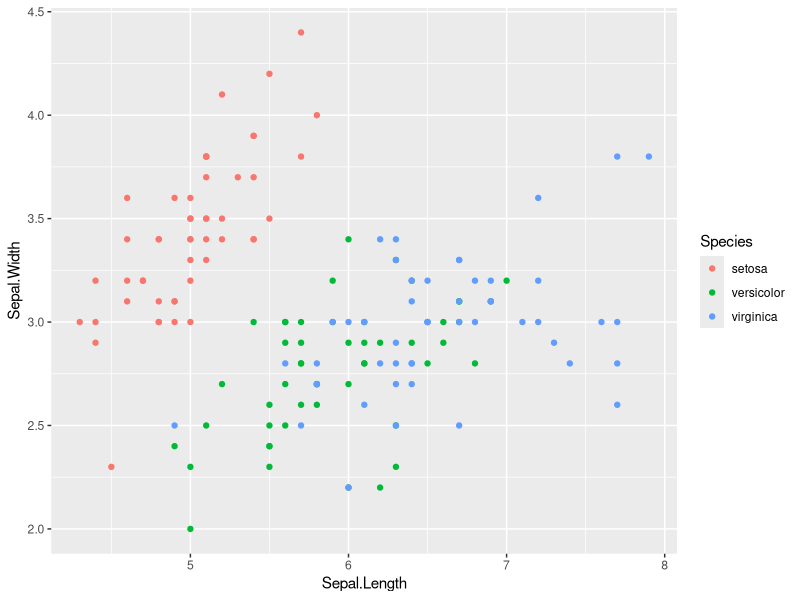
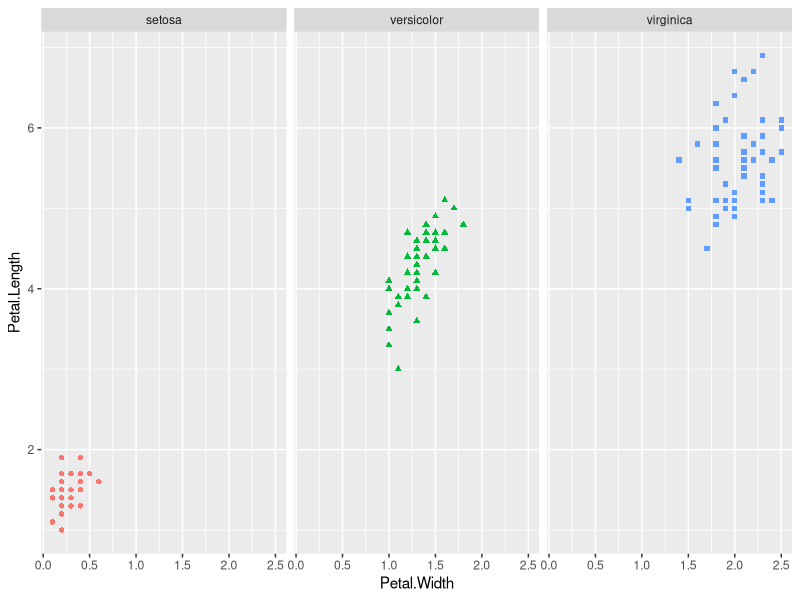
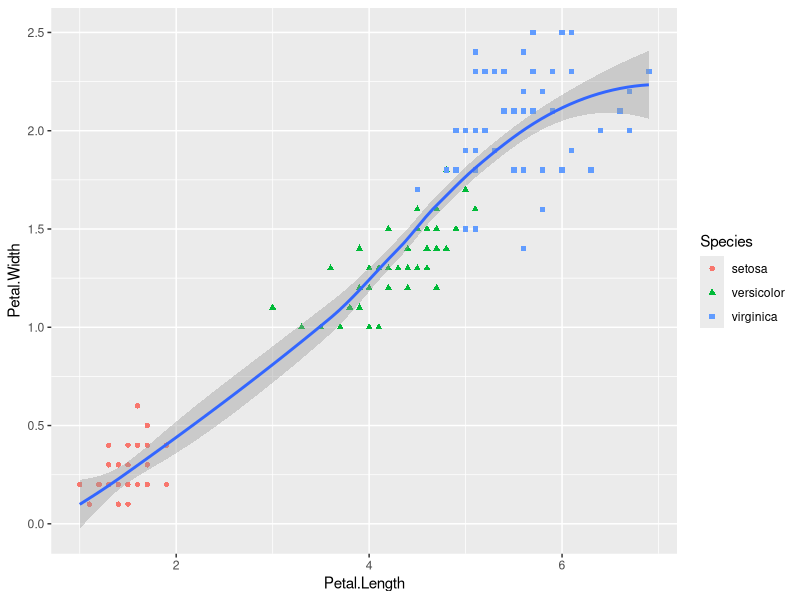
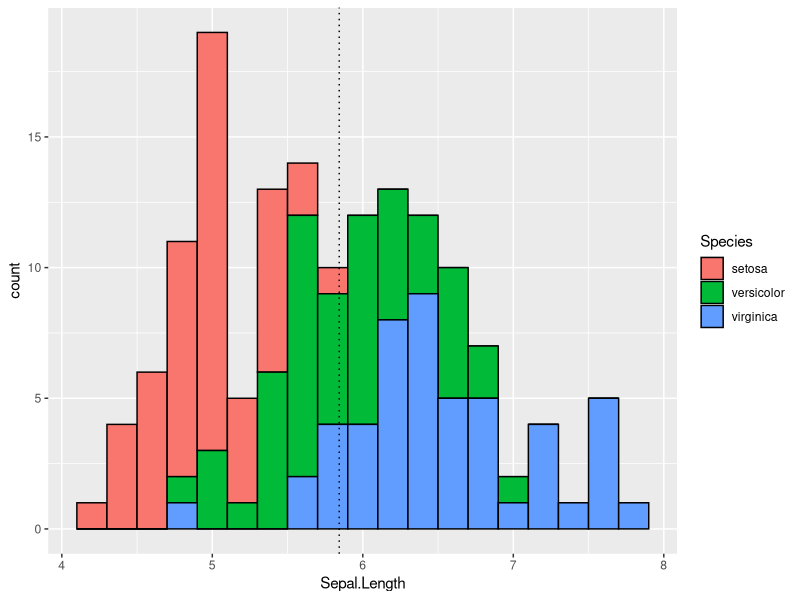

The R source for these figures, in order:
library(tidyverse)

dim(iris)
str(iris)
?iris

head(iris)
str(iris)

ggplot(data = iris) +
  geom_point(mapping = aes(x = Sepal.Length, y = Sepal.Width, color = Species))

ggplot(data = iris) +
  geom_point(mapping = aes(x = Petal.Width, y = Petal.Length, 
                           color = Species, shape = Species)) +
  facet_wrap(~Species) +
  theme(legend.position = 'none')

ggplot(data = iris, aes(x = Petal.Length, y = Petal.Width)) +
  geom_point( aes(color = Species, shape = Species)) +
  geom_smooth()

ggplot(data = iris, aes(x = Sepal.Length, fill = Species)) +
  geom_bar(color = 'black', stat = 'bin', bins = 19) +
  geom_vline(xintercept = mean(iris[["Sepal.Length"]]), linetype = "dotted")
